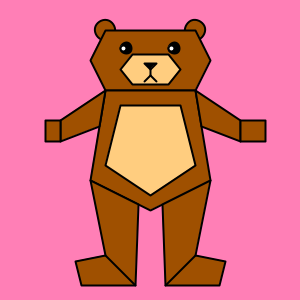
Frame 1 (no input)
Frame 60 (the mouse pressed at the canvas centre just before this capture): identical to frame 1, image omitted
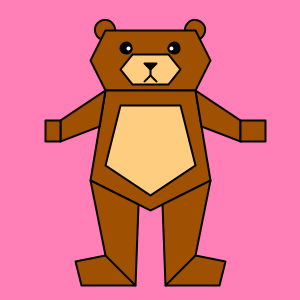
Frame 120 (the mouse held since frame 60 and released just before this capture)

The Processing sketch that drew these frames (run headless with seeded random() and noise(); from frame 60 on, the mouse is pressed at the canvas centre):

// Processing sketch: processing_95182
// ── processing_95182.pde

int x=150;
int y=120;

void setup() {
  background(255,127,182);
  size(300,300);
  smooth();
  strokeWeight(2);
  strokeJoin(ROUND);
}

void draw() {
  
//ear
  background(255,127,182);
  fill(159,80,0);
  arc(x-45,y-90,20,20,x-30,y+240);
  arc(x+45,y-90,20,20,x+30,y+300);


// head
  fill(159,80,0);
  beginShape();
  vertex(x-45,y-90);
  vertex(x+45,y-90);
  vertex(x+60,y-60);
  vertex(x+45,y-30);
  vertex(x-45,y-30);
  vertex(x-60,y-60);
  endShape(CLOSE);

//eyes
  fill(0);
  ellipse(x-24,y-72,11,11);
  ellipse(x+24,y-72,11,11);
  fill(255);
  if (mouseX > 128) {
    ellipse(x-22,y-72,6,6);
  } 
  if (mouseX < 128) {
    ellipse(x-27,y-72,6,6);
  }
  if (mouseX > 176) {
    ellipse(x+26,y-72,6,6);
  }
  if (mouseX < 176) {
    ellipse(x+21,y-72,6,6);
  }
  
//mouth area
  fill(255,205,127);
  beginShape();
  vertex(x-18,y-66);
  vertex(x+18,y-66);
  vertex(x+30,y-51);
  vertex(x+18,y-36);
  vertex(x-18,y-36);
  vertex(x-30,y-51);
  endShape(CLOSE);

//nose
  fill(0);
  triangle(x-6,y-57,x+6,y-57,x,y-51);
  line(x,y-51,x,y-45);
  line(x,y-45,x-6,y-39);
  line(x,y-45,x+6,y-39);

//body
  fill(159,80,0);
  beginShape();
  vertex(x-45,y-30);
  vertex(x+45,y-30);
  vertex(x+60,y+60);
  vertex(x,y+90);
  vertex(x-60,y+60);
  endShape(CLOSE);

//arms
  quad(x-45,y-30,x-51,y+6,x-90,y+21,x-90,y);
  rect(x-105,y,x-135,y-99);
  quad(x+45,y-30,x+90,y,x+90,y+21,x+51,y+6);
  rect(x+90,y,x-125,y-99);

//left leg
  beginShape();
  vertex(x-60,y+60);
  vertex(x-12,y+84);
  vertex(x-15,y+165);
  vertex(x-69,y+165);
  vertex(x-75,y+141);
  vertex(x-45,y+135);
  endShape(CLOSE);
  line(x-45,y+135,x-15,y+165);

//belly
  fill(255,205,127);
  beginShape();
  vertex(x-30,y-15);
  vertex(x+30,y-15);
  vertex(x+45,y+45);
  vertex(x,y+75);
  vertex(x-45,y+45);
  endShape(CLOSE);

//right leg
  fill(159,80,0);
  beginShape();
  vertex(x+60,y+60);
  vertex(x+45,y+135);
  vertex(x+75,y+141);
  vertex(x+69,y+165);
  vertex(x+15,y+165);
  vertex(x+12,y+84);
  endShape(CLOSE);
  line(x+15,y+165,x+45,y+135);
}
